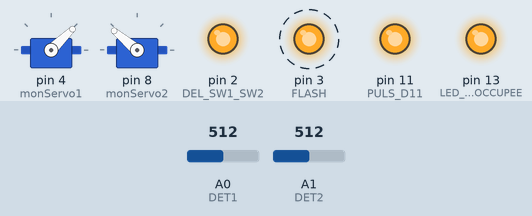
This sketch was run on a simulated Arduino Nano, built with avr-gcc and run on an emulated ATmega328P. Shown: 2 × servo, output pins drawn as LEDs (lit = HIGH). Dashed ring = blinking. The inputs (shaded band) are chosen by the test bench; at power-on: A0 (DET1) = 512, A1 (DET2) = 512.

Above: at 2.2 s.
2.3 s: A0 (DET1) set to 716
At 5.2 s:
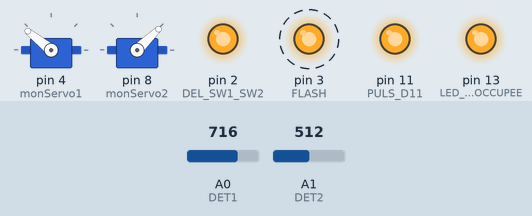
5.3 s: A1 (DET2) set to 716
At 8.1 s:
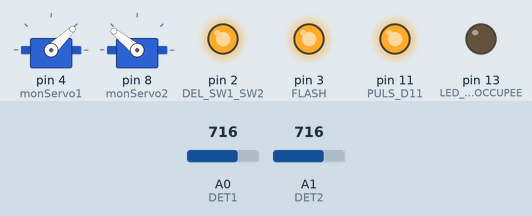
8.3 s: A0 (DET1) set to 529
9.8 s: A0 (DET1) set to 496
At 10.9 s:
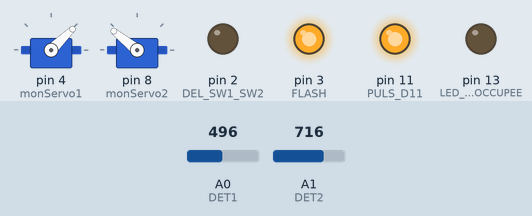
11.3 s: A1 (DET2) set to 520
12.8 s: A1 (DET2) set to 500
At 13.6 s:
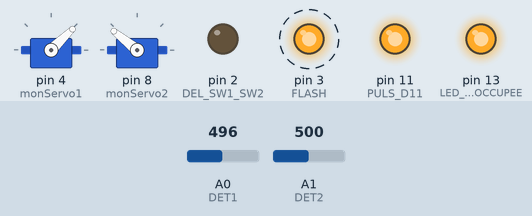
Timing chart, 0 to 16.8 s (numbered marks = the images above; inputs shaded):
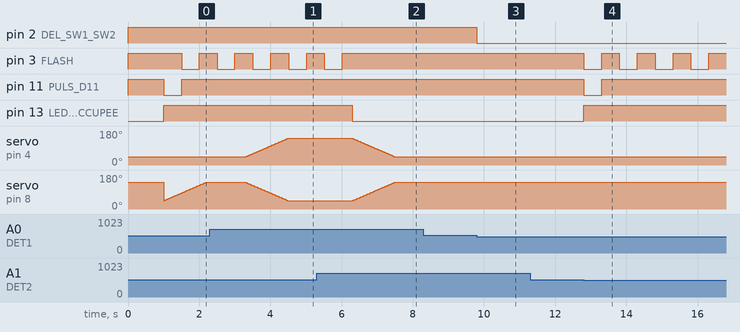

Measured:
- the behaviour switches between 512 and 511 on A0 (DET1) (found by bisection; images 2 and 3)
- the behaviour switches between 513 and 512 on A1 (DET2) (found by bisection; images 3 and 4)
- after the input at 2.3 s, servo on pin 4 (monServo1): moves from 44° to 141° over 1.2 s, starting after 1.0 s; servo on pin 8 (monServo2): moves from 141° to 44° over 1.2 s, starting after 1.0 s
- after the input at 5.3 s, pin 3 (FLASH): goes on until 6.0 s, then stays HIGH; pin 13 (LED_ZONE_OCCUPEE): HIGH → LOW after 1.0 s; servo on pin 4 (monServo1): moves from 141° to 44° over 1.2 s, starting after 1.0 s; servo on pin 8 (monServo2): moves from 44° to 141° over 1.2 s, starting after 1.0 s
- after the input at 8.3 s, every drawn part: stays the same
- after the input at 9.8 s, pin 2 (DEL_SW1_SW2): HIGH → LOW at once
- after the input at 11.3 s, every drawn part: stays the same
- after the input at 12.8 s, pin 3 (FLASH): alternates HIGH for 0.50 s and LOW for 0.50 s, starting at once; pin 11 (PULS_D11): HIGH → LOW at once, → HIGH 0.50 s later; pin 13 (LED_ZONE_OCCUPEE): LOW → HIGH at once
- by itself, pin 3 (FLASH): alternates HIGH for 0.50 s and LOW for 0.50 s

The sketch:

Github_Projet_Passage_a_niveau_zone_stockage_Arduino_V1.ino
```cpp
/* Synopsis: Passage a niveau avant stockage
   Carte   : Arduino Nano
   Capteur : Capteurs ILS

  Biblio:  Servo.h

  Source:  https://www.locoduino.org/spip.php?article262
           https://www.locoduino.org/spip.php?article62
           https://www.volta.ma/comment-controler-les-servomoteurs-avec-arduino/arduino/
           https://www.carnetdumaker.net/articles/controler-un-servomoteur-avec-une-carte-arduino-genuino/
           https://eskimon.fr/tuto-arduino-602-un-moteur-qui-a-de-la-tête-le-servomoteur

   https://electroniquepassion.fr/
   C.Mercier  62128 Boiry-Becquerelle
*/
//-----------------------------------------------------------------
#include <Servo.h>
Servo monServo1;
Servo monServo2;
int vitesse;
int angle1;
int angle2;
const int ANGLE_MINI1  = 1000;
const int ANGLE_MAX1 = 2000;
const int ANGLE_MINI2  = 1000;
const int ANGLE_MAX2 = 2000;
const int ANGLE1_SOUSTENSION = 1000;
const int ANGLE2_SOUSTENSION = 2000;
bool cdeServos = 0;

const int DET1 = A0;
const int DET2 = A1;

const byte LED_ZONE_OCCUPEE = 13;// Utilisee pour informtion zone occupee
bool memDet1;
bool memDet2;

unsigned long compteurTempsFermetureBarrieres = 0;
unsigned long compteurTempsOuvertureBarrieres = 0;
int retardFermetureBarrieres = 1000;//  En ms
int retardOuvertureBarrieres = 1000;//  En ms

bool fermetureBarrieres = 0;
bool ouvertureBarrieres = 0;
bool zoneOccupee = 0;// Zone entre les deux capteurs
int etatDet1 = 1023;
int etatDet2 = 1023;

const byte FLASH = 3;// Port PD
const byte DEL_SW1_SW2 = 2;
unsigned long compteurTempsLeds = 0; //  Variable pour compter le temps pour faire clignoter à intervale fixe les leds
bool flipFlop = 0;// Allumage Leds

unsigned long tempsCourant = 0;
unsigned long tempsPULS_D11 = 500;
const byte PULS_D11 = 11;// Pilotage circuit son
bool memPulsD11 = 0;

//-----------------------------------------------------------------
void setup()
{
monServo1.attach(4);// Port PD
monServo2.attach(8);// Port PB
angle1 = ANGLE_MINI1;
angle2 = ANGLE_MINI2;
vitesse = 2;
monServo1.writeMicroseconds(ANGLE1_SOUSTENSION);
monServo2.writeMicroseconds(ANGLE2_SOUSTENSION);

pinMode(DET1, INPUT);// Detecteur avant passage a niveau
pinMode(DET2, INPUT);// Detecteur apres passage a niveau
pinMode(FLASH, OUTPUT);
pinMode(DEL_SW1_SW2, OUTPUT);
pinMode(LED_ZONE_OCCUPEE, OUTPUT);
pinMode(PULS_D11, OUTPUT);

digitalWrite(FLASH,HIGH);
digitalWrite(DEL_SW1_SW2,HIGH);
digitalWrite(LED_ZONE_OCCUPEE,LOW);
digitalWrite(PULS_D11, HIGH);
memDet1 = 0;
memDet2 = 1;

delay(1000);

Serial.begin(9600);
}//FIN_SETUP
//-----------------------------------------------------------------
void loop()
{
etatDet1 = analogRead(DET1);
etatDet2 = analogRead(DET2);
//--------------------------------------------
  if(etatDet1 <= 512 && zoneOccupee == 0 && memDet2 == 1)
    {
      memDet1 = 1;
      memDet2 = 0;
      zoneOccupee = 1;
    }
//--------------------------------------------
  if(etatDet2 <= 512 && zoneOccupee == 0 && memDet1 == 1)
    {
      memDet2 = 1;
      memDet1 = 0;
      zoneOccupee = 1;
    }
//--------------------------------------------
  if ((etatDet1 <= 512 && memDet1 == 1) || (etatDet2 <= 512 && memDet2 == 1) )
    {
        fermetureBarrieres = 1;
        compteurTempsFermetureBarrieres = millis();
    }
  if(fermetureBarrieres == 1)
    {
       if((millis()-compteurTempsFermetureBarrieres) >= retardFermetureBarrieres)
        {
          fermetureBarrieres = 0;
          cdeServos = 1;
        }
    }
//--------------------------------------------
  if ((etatDet2 <= 512 && zoneOccupee == 1 && memDet1 == 1) || (etatDet1 <= 512 && zoneOccupee == 1 && memDet2 == 1))
    {
        ouvertureBarrieres = 1;
        compteurTempsOuvertureBarrieres = millis();
    }
  if(ouvertureBarrieres == 1)
    {
       if((millis()-compteurTempsOuvertureBarrieres) >= retardOuvertureBarrieres)
        {
          ouvertureBarrieres = 0;
          zoneOccupee = 0;
          cdeServos = 0;
        }
    }
//--------------------------------------------
  if(zoneOccupee == 1)
    {
      digitalWrite(LED_ZONE_OCCUPEE,HIGH);
      Signal();// appel fonction Leds
    }
  else
    {
      digitalWrite(LED_ZONE_OCCUPEE,LOW);
      digitalWrite(FLASH,HIGH);
    }
//--------------------------------------------
if(cdeServos == 1)
  {
    ServosFermeture1();
    ServosOuverture2();// Modifie le 30/12/2023
    delay(2);
  }
//--------------------------------------------
if(cdeServos == 0)
  {
    ServosOuverture1();
    ServosFermeture2();// Modifie le 30/12/2023
    delay(2);
  }
//--------------------------------------------
if(etatDet1 < 512 || etatDet2 < 512)
  {
    digitalWrite(DEL_SW1_SW2,LOW);
  }
else
  {
    digitalWrite(DEL_SW1_SW2,HIGH);
  }
//--------------------------------------------
pulsD11();
//--------------------------------------------
//Serial.print(etatDet1);
//Serial.print("\t");
//Serial.println(etatDet2);
//Serial.print("\t");
//Serial.print(memDet1);
//Serial.print("\t");
//Serial.print(memDet2);
//Serial.print("\t");
//Serial.print(cdeServos);
//Serial.print("\t");
//Serial.print("\t");
//Serial.print(angle1);
//Serial.print("\t");
//Serial.print(angle2);
//Serial.print("\t");
//Serial.println(zoneOccupee);
}//FIN_LOOP
//-----------------------------------------------------------------
void ServosFermeture1()
{
monServo1.writeMicroseconds(angle1);
/* calcule le nouvel angle */
angle1 = angle1 + vitesse;

  if (angle1 > ANGLE_MAX1)
    {
      angle1 = ANGLE_MAX1;
    }
//FLASHay(2);
}
//-----------------------------------------------------------------
void ServosOuverture1()
{
monServo1.writeMicroseconds(angle1);
/* calcule le nouvel angle */
angle1 = angle1 - vitesse;

  if (angle1 < ANGLE_MINI1)
    {
      angle1 = ANGLE_MINI1;
    }
//FLASHay(2);
}
//-----------------------------------------------------------------
void ServosFermeture2()
{
monServo2.writeMicroseconds(angle2);
/* calcule le nouvel angle */
angle2 = angle2 + vitesse;

  if (angle2 > ANGLE_MAX2)
    {
      angle2 = ANGLE_MAX2;
    }
//FLASHay(2);
}
//-----------------------------------------------------------------
void ServosOuverture2()
{
monServo2.writeMicroseconds(angle2);
/* calcule le nouvel angle */
angle2 = angle2 - vitesse;

  if (angle2 < ANGLE_MINI2)
    {
      angle2 = ANGLE_MINI2;
    }
//FLASHay(2);
}
//-----------------------------------------------------------------
void Signal()
{
  if (millis() > compteurTempsLeds + 500)
    {
      compteurTempsLeds = millis();
        if (flipFlop == false)
         {
          flipFlop = true;
          digitalWrite(FLASH,HIGH);
         }
        else
         {
          flipFlop = false;
          digitalWrite(FLASH,LOW);
         }
    }
}
void pulsD11()
{
  if(zoneOccupee == 1 && memPulsD11 == 0)
  {
    digitalWrite(PULS_D11, LOW);
    memPulsD11 = 1;
    tempsCourant = millis();
  }
if(millis() - tempsCourant >= tempsPULS_D11)
  {
    digitalWrite(PULS_D11, HIGH);
  }
if(zoneOccupee == 0)
  {
    memPulsD11 = 0;
  }
}
```
